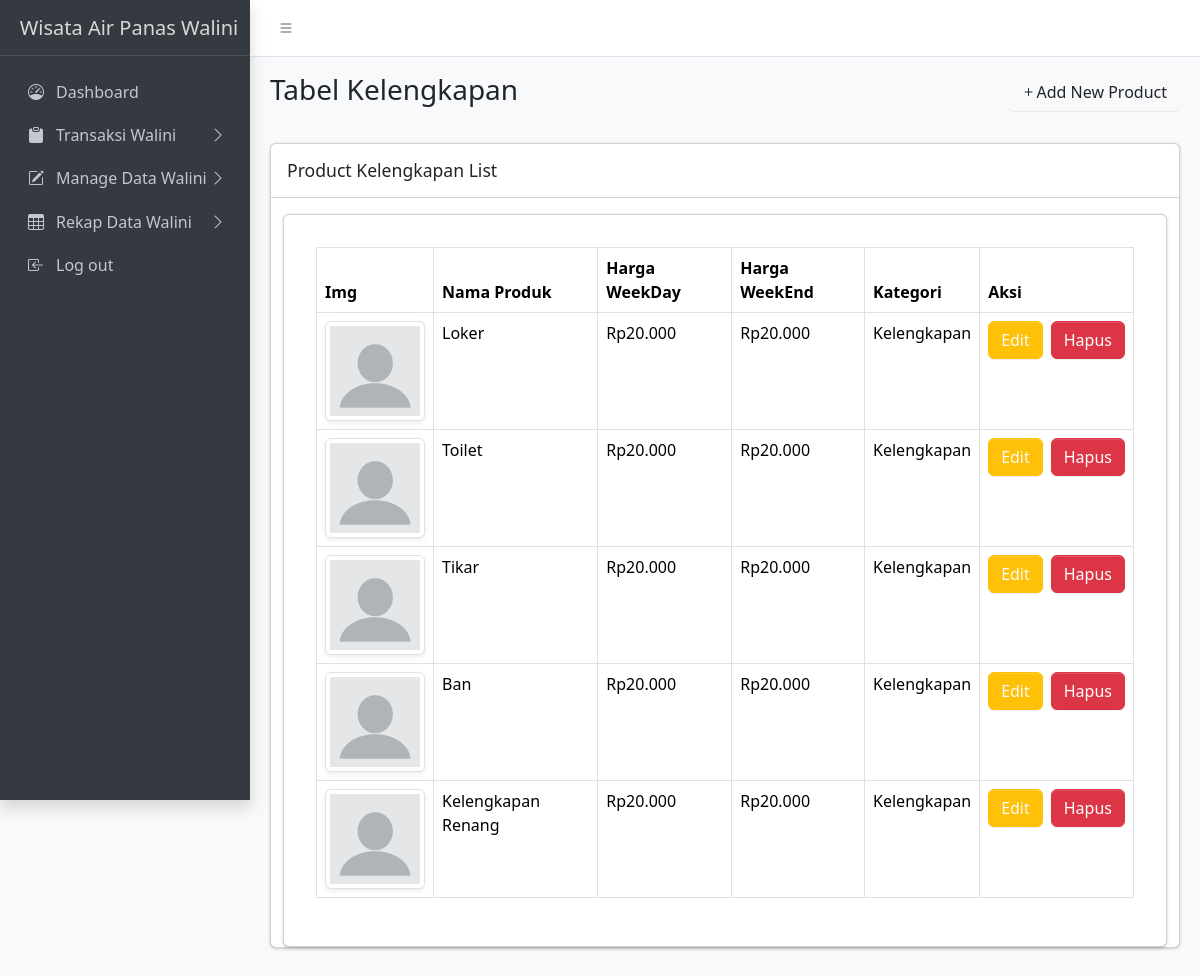
The app's page /admin/product/kelengkapan/kelengkapan.php with its own data.
### tables this page shows
CREATE TABLE `products` (
  `id_product` int(11) NOT NULL,
  `nama_product` varchar(100) NOT NULL,
  `kategori_product` enum('Kolam Renang','Kendaraan','PlayGround','Penginapan','Kelengkapan') NOT NULL,
  `sub_kategori_product` enum('Penginapan Bungalow','Penginapan Kerucut','Penginapan Lumbung','Penginapan Panggung') DEFAULT NULL,
  `harga_weekday` decimal(10,2) NOT NULL,
  `harga_weekend` decimal(10,2) NOT NULL,
  `created_at` datetime NOT NULL DEFAULT current_timestamp(),
  `updated_by` int(11) DEFAULT NULL,
  `img` varchar(255) NOT NULL,
  `updated_at` timestamp NOT NULL DEFAULT current_timestamp() ON UPDATE current_timestamp()
);

### admin/product/kelengkapan/kelengkapan.php (the view, shortened to what this page needs)
<?php
require '../../../includes/db_connect.php';
$sql = "SELECT * FROM products WHERE kategori_product = 'Kelengkapan'";
$result = $conn->query($sql);
?>
<!DOCTYPE html>
<html lang="en">
<head>
    <link rel="stylesheet" href="https://cdn.jsdelivr.net/npm/@fontsource/source-sans-3@5.0.12/index.css">
    <link rel="stylesheet" href="https://cdn.jsdelivr.net/npm/overlayscrollbars@2.3.0/styles/overlayscrollbars.min.css">
    <link rel="stylesheet" href="https://cdn.jsdelivr.net/npm/bootstrap-icons@1.11.0/font/bootstrap-icons.min.css">
    <link rel="stylesheet" href="../../../assets/css/adminlte.css">
    <link rel="stylesheet" href="https://cdn.jsdelivr.net/npm/apexcharts@3.37.1/dist/apexcharts.css">
    <link rel="stylesheet" href="https://cdn.jsdelivr.net/npm/jsvectormap@1.5.3/dist/css/jsvectormap.min.css">
</head>
<body class="layout-fixed sidebar-expand-lg bg-body-tertiary">
    <div class="app-wrapper">
        <nav class="app-header navbar navbar-expand bg-body">
            <div class="container-fluid">
                <ul class="navbar-nav">
                    <li class="nav-item"> <a class="nav-link" data-lte-toggle="sidebar" href="#" role="button"> <i class="bi bi-list"></i> </a> </li>
                </ul>
            </div>
        </nav>
        <aside class="app-sidebar bg-body-secondary shadow" data-bs-theme="dark">
            <div class="sidebar-brand"> <a href="./index.html" class="brand-link"> <span class="brand-text fw-light">Wisata Air Panas Walini</span> </a> </div>
            <div class="sidebar-wrapper">
                <nav class="mt-2">
                    <ul class="nav sidebar-menu flex-column" data-lte-toggle="treeview" role="menu" data-accordion="false">
                        <li class="nav-item">
                            <a href="../../index.html" class="nav-link" role="menuitem">
                                <i class="nav-icon bi bi-speedometer"></i>
                                <p>Dashboard</p>
                            </a>
                        </li>
                        <li class="nav-item">
                            <a href="#" class="nav-link" role="menuitem">
                                <i class="nav-icon bi bi-clipboard-fill"></i>
                                <p>Transaksi Walini
                                </p>
                            </a>
                        </li>
                        <li class="nav-item">
                            <a href="#" class="nav-link" role="menuitem">
                                <i class="nav-icon bi bi-pencil-square"></i>
                                <p>Manage Data Walini
                                </p>
                            </a>
                        </li>
                        <li class="nav-item">
                            <a href="#" class="nav-link" role="menuitem">
                                <i class="nav-icon bi bi-table"></i>
                                <p>Rekap Data Walini
                                </p>
                            </a>
                        </li>
                        <li class="nav-item">
                            <a href="./docs/introduction.html" class="nav-link" role="menuitem">
                                <i class="nav-icon bi bi-box-arrow-in-left"></i>
                                <p>Log out</p>
                            </a>
                        </li>
                    </ul>
                </nav>
            </div>
        </aside>
        <main class="app-main">
            <div class="app-content-header">
                <div class="container-fluid">
                    <div class="row">
                        <div class="col-sm-6">
                            <h3 class="mb-0">Tabel Kelengkapan</h3>
                        </div>
                        <div class="col-sm-6 text-end">
                            <button class="btn btn-custom mb-3" data-bs-toggle="modal" data-bs-target="#addProductModal"><i class="bi bi-plus"></i>Add New Product</button>
                        </div>
                    </div>
                </div>
            </div>
            <div class="app-content">
                <div class="container-fluid">
                    <div class="row">
                        <div class="col-md-12">
                            <div class="card mb-4">
                                <div class="card-header">
                                    <h3 class="card-title">Product Kelengkapan List</h3>
                                </div>
                                    <div class="container-fluid">
                                        <div class="card mt-3 p-3">
                                            <div class="card-body">
                                                <div class="table-responsive">
                                                    <table class="table table-bordered table-hover">
                                                        <thead>
                                                            <tr>
                                                                <th>Img</th>
                                                                <th>Nama Produk</th>
                                                                <th>Harga WeekDay</th>
                                                                <th>Harga WeekEnd</th>
                                                                <th>Kategori</th>
                                                                <th style="width: 150px">Aksi</th>
                                                            </tr>
                                                        </thead>
                                                        <tbody>
                                                            <?php
                                                            if ($result->num_rows > 0) {
                                                                while ($row = $result->fetch_assoc()) {
                                                                    ?>
                                                                    <tr>
                                                                        <td>
                                                                            <?php if (!empty($row['img'])): ?>
                                                                                <img src="../../../uploads/<?= htmlspecialchars($row['img']); ?>" alt="Product Image" class="img-thumbnail" style="max-width: 100px; max-height: 100px;">
                                                                            <?php else: ?>
                                                                                <span class="text-muted">No Image</span>
                                                                            <?php endif; ?>
                                                                        </td>
                                                                        <td><?= htmlspecialchars($row['nama_product']); ?></td>
                                                                        <td>Rp<?= number_format($row['harga_weekday'], 0, ',', '.'); ?></td>
                                                                        <td>Rp<?= number_format($row['harga_weekend'], 0, ',', '.'); ?></td>
                                                                        <td><?= htmlspecialchars($row['kategori_product']); ?></td>
                                                                        <td>
                                                                            <div class="d-flex gap-2">
                                                                            <a href="#" class="btn btn-warning text-light" data-bs-toggle="modal" data-bs-target="#editProductModal"
                                                                                data-id="<?= htmlspecialchars($row['id_product']); ?>"
                                                                                data-name="<?= htmlspecialchars($row['nama_product']); ?>"
                                                                                data-category="<?= htmlspecialchars($row['kategori_product']); ?>"
                                                                                data-weekday="<?= htmlspecialchars($row['harga_weekday']); ?>"
                                                                                data-weekend="<?= htmlspecialchars($row['harga_weekend']); ?>">Edit</a>
                                                                                <a href="#" class="btn btn-danger" data-bs-toggle="modal" data-bs-target="#deleteProductModal" onclick="setDeleteProductId(<?= htmlspecialchars($row['id_product']); ?>)">Hapus</a>
                                                                            </div>
                                                                        </td>
                                                                    </tr>
                                                                    <?php
                                                                }
                                                            } else {
                                                                echo '<tr><td colspan="6" class="text-center">Tidak ada data produk.</td></tr>';
                                                            }
                                                            ?>
                                                        </tbody>
                                                    </table>
                                                </div>
                                            </div>
                                        </div>
                                    </div>
                            </div>
                        </div>
                    </div>
                </div>
            </div>
        </main>
    </div>
</body>
</html>

### records on screen
products: img (picture), nama_product "Loker", harga_weekday "20.000", harga_weekend "20.000", kategori_product "Kelengkapan"
products: img (picture), nama_product "Toilet", harga_weekday "20.000", harga_weekend "20.000", kategori_product "Kelengkapan"
products: img (picture), nama_product "Tikar", harga_weekday "20.000", harga_weekend "20.000", kategori_product "Kelengkapan"
products: img (picture), nama_product "Ban", harga_weekday "20.000", harga_weekend "20.000", kategori_product "Kelengkapan"
products: img (picture), nama_product "Kelengkapan Renang", harga_weekday "20.000", harga_weekend "20.000", kategori_product "Kelengkapan"
